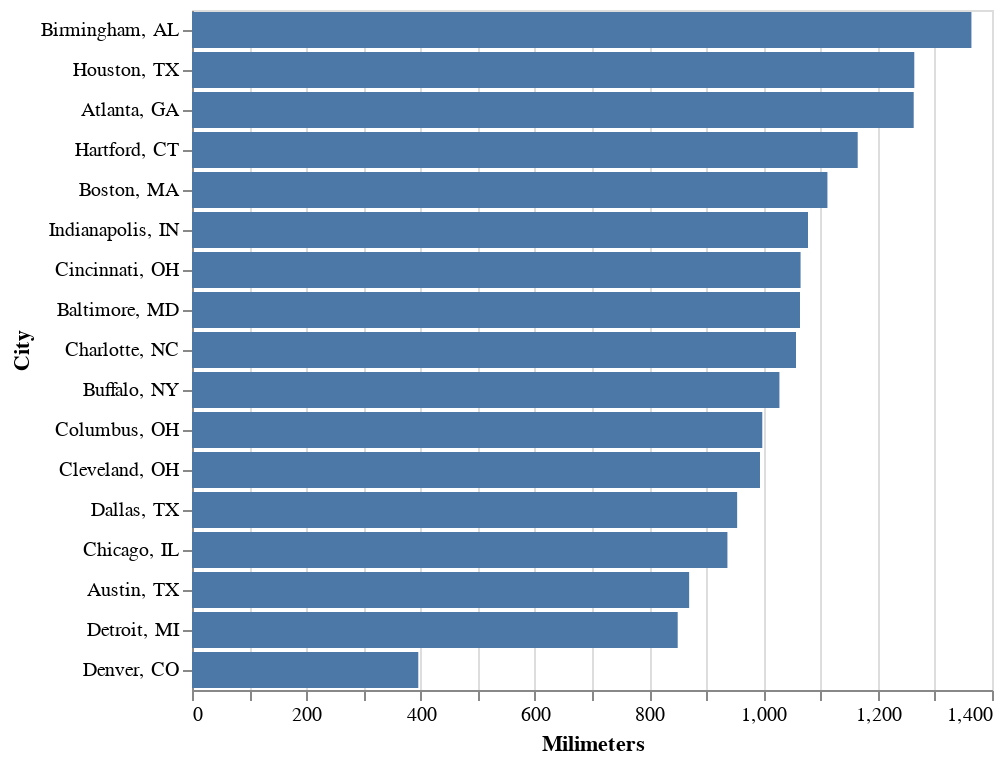

Here is the notebook cell this chart was saved with:
### Code cell
alt.Chart(rainfall).mark_bar().encode(alt.Y("City:N", sort=alt.Sort(field="Milimeters", order="descending")), alt.X("Milimeters:Q"))

### Figure 1 — Vega-Lite specification as saved in the notebook (floating-point values rounded to 4 significant figures)
{"config": {"view": {"continuousWidth": 400, "continuousHeight": 300}}, "data": {"name": "data-ffc9e5a73214162b67aa64652cbe3ea1"}, "mark": "bar", "encoding": {"x": {"type": "quantitative", "field": "Milimeters"}, "y": {"type": "nominal", "field": "City", "sort": {"field": "Milimeters", "order": "descending"}}}, "$schema": "https://vega.github.io/schema/vega-lite/v4.8.1.json", "datasets": {"data-ffc9e5a73214162b67aa64652cbe3ea1": [{"Days": 113, "City, State": "Atlanta, GA ", "Inches": 49.7, "Milimeters": 1263, "City": "Atlanta, GA "}, {"Days": 88, "City, State": "Austin, TX ", "Inches": 34.2, "Milimeters": 870, "City": "Austin, TX "}, {"Days": 116, "City, State": "Baltimore, MD ", "Inches": 41.9, "Milimeters": 1064, "City": "Baltimore, MD "}, {"Days": 117, "City, State": "Birmingham, AL ", "Inches": 53.7, "Milimeters": 1364, "City": "Birmingham, AL "}, {"Days": 126, "City, State": "Boston, MA ", "Inches": 43.8, "Milimeters": 1112, "City": "Boston, MA "}, {"Days": 167, "City, State": "Buffalo, NY ", "Inches": 40.5, "Milimeters": 1028, "City": "Buffalo, NY "}, {"Days": 110, "City, State": "Charlotte, NC", "Inches": 41.6, "Milimeters": 1057, "City": "Charlotte, NC"}, {"Days": 124, "City, State": "Chicago, IL", "Inches": 36.9, "Milimeters": 937, "City": "Chicago, IL"}, {"Days": 137, "City, State": "Cincinnati, OH ", "Inches": 41.9, "Milimeters": 1065, "City": "Cincinnati, OH "}, {"Days": 155, "City, State": "Cleveland, OH ", "Inches": 39.1, "Milimeters": 994, "City": "Cleveland, OH "}, {"Days": 139, "City, State": "Columbus, OH ", "Inches": 39.3, "Milimeters": 998, "City": "Columbus, OH "}, {"Days": 81, "City, State": "Dallas, TX ", "Inches": 37.6, "Milimeters": 954, "City": "Dallas, TX "}, {"Days": 87, "City, State": "Denver, CO", "Inches": 15.6, "Milimeters": 396, "City": "Denver, CO"}, {"Days": 135, "City, State": "Detroit, MI ", "Inches": 33.5, "Milimeters": 850, "City": "Detroit, MI "}, {"Days": 130, "City, State": "Hartford, CT ", "Inches": 45.9, "Milimeters": 1165, "City": "Hartford, CT "}, {"Days": 104, "City, State": "Houston, TX ", "Inches": 49.8, "Milimeters": 1264, "City": "Houston, TX "}, {"Days": 129, "City, State": "Indianapolis, IN ", "Inches": 42.4, "Milimeters": 1078, "City": "Indianapolis, IN "}]}}
